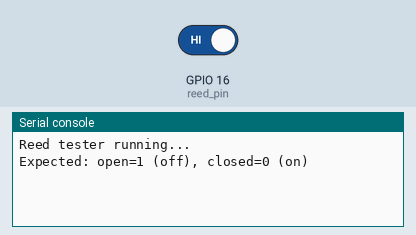
The program below on a simulated ESP32 board running MicroPython. On the bench: the last lines printed to the serial console. The inputs (shaded band) are chosen by the test bench; at power-on: GPIO 16 (reed_pin) HIGH.

Above: at 1.2 s.
1.3 s: GPIO 16 (reed_pin) driven LOW
At 1.7 s:
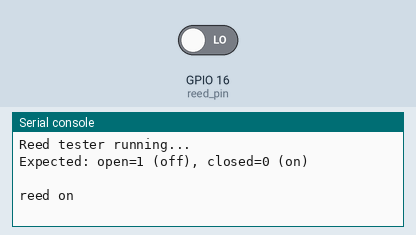
2.8 s: GPIO 16 (reed_pin) driven HIGH
At 3.9 s:
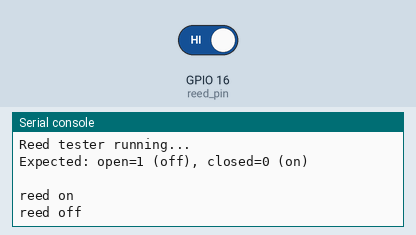

The program:

reed_switch_tester.py
```python
# reed_switch_tester.py
# Purpose: Print "reed on" / "reed off" when the reed switch changes state.

from machine import Pin  # Pin access for ESP32
import time  # Simple timing / debounce

REED_GPIO = 16  # Change this to the GPIO you wired to the reed switch

# Use internal pull-up so the pin is stable when the switch is open
reed_pin = Pin(REED_GPIO, Pin.IN, Pin.PULL_UP)

last_value = reed_pin.value()  # Track last read so I only print on change

print("Reed tester running...")
print("Expected: open=1 (off), closed=0 (on)\n")

while True:
    current_value = reed_pin.value()  # Read reed state

    # Only react when state changes (clean output)
    if current_value != last_value:
        time.sleep_ms(30)  # Small debounce
        current_value = reed_pin.value()  # Re-read after debounce

        if current_value == 0:
            print("reed on")   # Magnet closes switch (to GND)
        else:
            print("reed off")  # Switch open (pulled up)

        last_value = current_value  # Save new state

    time.sleep_ms(10)  # Light loop delay
```

Measured:
- after the input at 1.3 s, the serial console: prints a new line at once (image 1)
- after the input at 2.8 s, the serial console: prints a new line at once (image 2)
